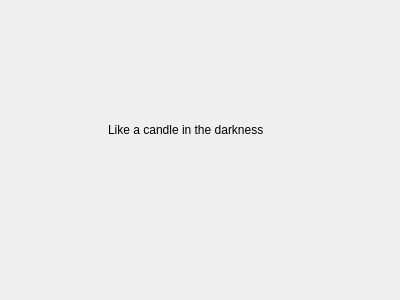
<?xml version="1.0" encoding="UTF-8"?>
<ui version="4.0">
 <class>CleaningWidget</class>
 <widget class="QWidget" name="CleaningWidget">
  <property name="geometry">
   <rect>
    <x>0</x>
    <y>0</y>
    <width>400</width>
    <height>300</height>
   </rect>
  </property>
  <property name="windowTitle">
   <string>Form</string>
  </property>
  <widget class="QLabel" name="label">
   <property name="geometry">
    <rect>
     <x>108</x>
     <y>120</y>
     <width>161</width>
     <height>20</height>
    </rect>
   </property>
   <property name="text">
    <string>Like a candle in the darkness</string>
   </property>
  </widget>
 </widget>
 <resources/>
 <connections/>
</ui>
